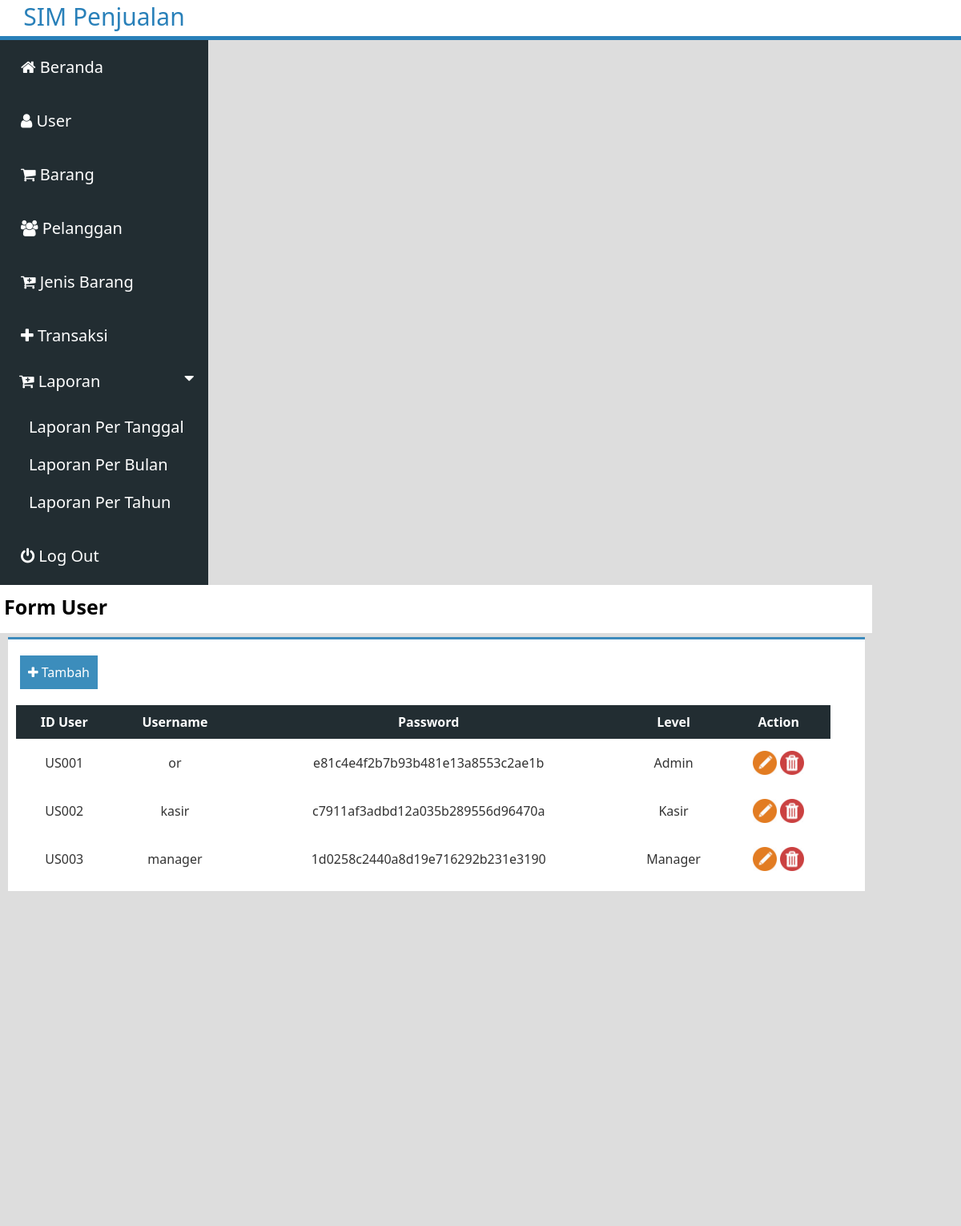
The page /index.php?p=user (signed in) on the database its author committed.
### tables this page shows
CREATE TABLE `user` (
  `id_user` varchar(7) NOT NULL,
  `username` varchar(8) NOT NULL,
  `password` varchar(50) NOT NULL,
  `level` varchar(8) NOT NULL
);

### sistem/proses.php (called while the page is built, shortened)
<?php
class proses{
	function __construct(){
		$server='localhost';
		$user='root';
		$psw='';
		$dbname='db_penjualan';
		$kon=$this->con=new PDO("mysql:host=$server;dbname=$dbname",$user,$psw);
	}
	function get($cel=null,$table=null,$property=null){
		$qw="SELECT $cel FROM $table $property";
		$ret=$this->con->query($qw);
		return $ret;
	}
}
$db=new proses;
?>

### content/user.php (the view)
<?php
include "sistem/proses.php";
?>
<div class="judul-content">
	<h1>Form User</h1>
</div>
<div class="isi-content">
	<a class="link-tambah" href="index.php?p=f_user"><i class="fa fa-plus"></i> Tambah</a>
	<table class="tabel">
		<tr>
			<th>ID User</th>
			<th>Username</th>
			<th>Password</th>
			<th>Level</th>
			<th>Action</th>
		</tr>
		<?php
		$qw=$db->get("*","user","ORDER BY id_user ASC");
		foreach($qw as $tamp_user){
			?>
			<tr>
				<td><?php echo $tamp_user['id_user'];?></td>
				<td><?php echo $tamp_user['username'];?></td>
				<td><?php echo $tamp_user['password'];?></td>
				<td><?php echo $tamp_user['level'];?></td>
				<td><div class="kotak">
					<a href="index.php?p=f_user&id_user=<?php echo $tamp_user['id_user'];?>"><img src="assets/img/edit.png"></a>
					<a href="crud/hapus_user.php?id_user=<?php echo $tamp_user['id_user'];?>"><img src="assets/img/hapus.png"></a>
				</div>
			</td>
		</tr>
		<?php
	}
	?>
</table>
</div>

### assets/css/style.css (style rules this page uses)
* { margin: 0px; padding: 0px; }
body { background-color: #ddd; }
html, body { height: 100%; }
.content .judul-content { padding: 5px; float: left; width: 1079px; height: 50px; background-color: #fff; }
.content .judul-content h1 { font-family: segoe ui; font-size: 25px; margin: 5px 0px; background-color: #fff; }
.content .isi-content { float: left; width: 1070px; border-top: 3px solid #3c8abc; height: auto; background-color: #fff; margin: 5px 10px; }
.tabel { width: 95%; margin: 10px; border-collapse: collapse; }
.tabel tr th { padding: 10px; color: #fff; font-family: segoe ui; background-color: #222d32; }
.tabel tr td { padding: 10px; color: #333; font-family: segoe ui; text-align: center; }
.isi-content .link-tambah { text-decoration: none; color: #fff; padding: 10px; background-color: #3C8DBC; font-family: segoe ui; float: left; margin: 20px 15px; }
.kotak a img { height: 30px; width: 30px; margin-top: 5px; }

### rows shown on the page
user: id_user "US001", username "or", password "e81c4e4f2b7b93b481e13a8553c2ae1b", level "Admin"
user: id_user "US002", username "kasir", password "c7911af3adbd12a035b289556d96470a", level "Kasir"
user: id_user "US003", username "manager", password "1d0258c2440a8d19e716292b231e3190", level "Manager"
